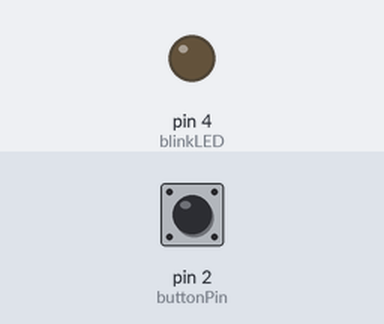
Simulated run of this sketch. Board: Arduino Uno, built with avr-gcc and run on an emulated ATmega328P. On the bench: output pins drawn as LEDs (lit = HIGH). The inputs (shaded band) are chosen by the test bench; at power-on: pin 2 (buttonPin) HIGH. What the sketch prints to the serial monitor is not drawn.

Above: at 1.2 s.
1.3 s: pin 2 (buttonPin) pulled LOW for 0.15 s
Timing chart, 0 to 4.3 s (numbered marks = the images above; inputs shaded):
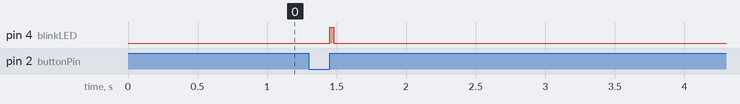

Measured:
- after the input at 1.3 s, pin 4 (blinkLED): LOW → HIGH after 0.15 s, → LOW 0.03 s later

The sketch:

sketch_jul7a.ino
```cpp
#include <MsTimer2.h>

int buttonPin = 2;       // Button connected to D2
int blinkLED = 4;        // LED connected to D4
volatile bool ledOn = false; // Flag to indicate LED state

void setup() {
  pinMode(buttonPin, INPUT_PULLUP); // Set button pin as input with pull-up resistor
  pinMode(blinkLED, OUTPUT);       // Set blink LED pin as output
  Serial.begin(9600);              // Start serial communication

  // Attach interrupt to the button pin
  attachInterrupt(digitalPinToInterrupt(buttonPin), buttonInterrupt, RISING);

  // Initialize MsTimer2 but don't start it yet
  MsTimer2::set(30, turnOffLED); // Set timer for 5 seconds (5000 ms)
}

void buttonInterrupt() {
  if (!ledOn) { // Only trigger if the LED is off
    Serial.println("Button pressed! LED ON for 5 seconds.");
    digitalWrite(blinkLED, HIGH); // Turn on the LED
    ledOn = true;

    // Start the timer to turn off the LED after 5 seconds
    MsTimer2::start();
  }
}

void turnOffLED() {
  digitalWrite(blinkLED, LOW); // Turn off the LED
  ledOn = false;
  Serial.println("LED OFF after 5 seconds.");

  // Stop the timer to prevent it from running repeatedly
  MsTimer2::stop();
}

void loop() {delay(1000);
  // Main loop can remain empty or handle other tasks
}
```
